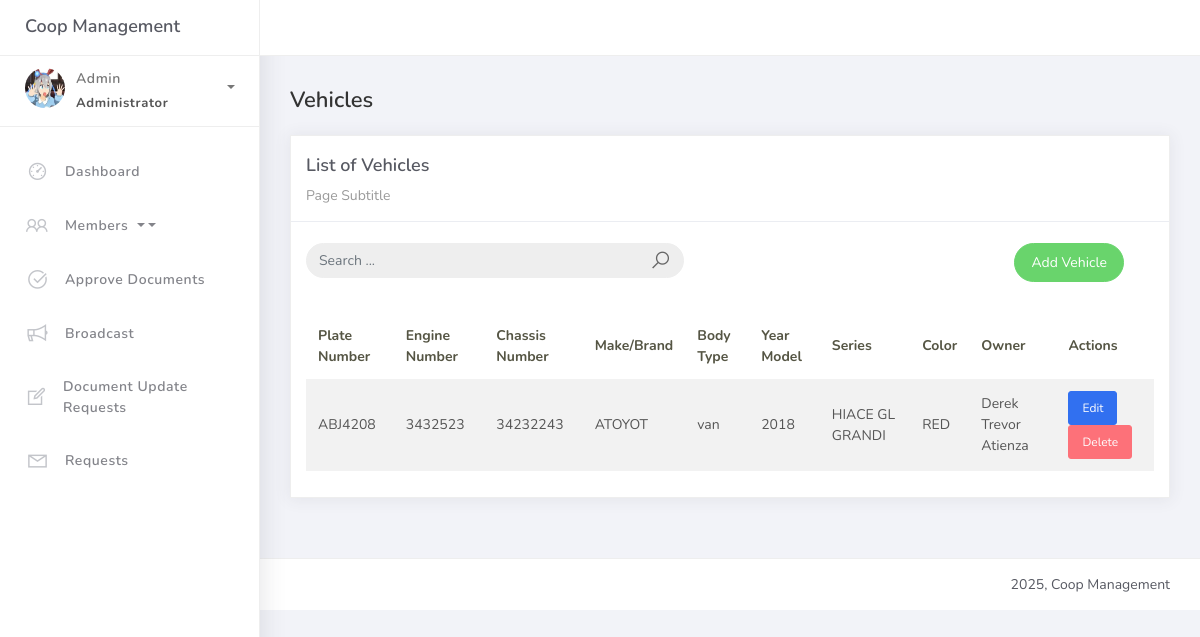
Screenshot of /vehicles/ (signed in) with the database file from the repository.
### coop/models.py (models this page shows, shortened)
class Vehicle(models.Model):
    plate_number = models.CharField(max_length=20, unique=True)
    engine_number = models.CharField(max_length=50, blank=True, null=True)
    chassis_number = models.CharField(max_length=50, blank=True, null=True)
    make_brand = models.CharField(max_length=100, blank=True, null=True)
    body_type = models.CharField(max_length=50, default="van", editable=False)
    year_model = models.PositiveIntegerField(blank=True, null=True)
    series = models.CharField(max_length=50, blank=True, null=True)
    color = models.CharField(max_length=30, blank=True, null=True)
    member = models.ForeignKey(Member, on_delete=models.SET_NULL, null=True, blank=True, related_name="vehicles")

class Member(models.Model):
    full_name = models.CharField(max_length=255)
    phone_number = models.CharField(max_length=20, unique=True)
    email = models.EmailField(unique=True)
    batch = models.ForeignKey(Batch, on_delete=models.CASCADE, related_name="members")
    batch_monitoring_number = models.PositiveIntegerField()
    is_dormant = models.BooleanField(default=False)
    user_account = models.OneToOneField(User, on_delete=models.SET_NULL, null=True, blank=True, related_name="member_profile")

### coop/views.py (the view, shortened to what this page needs)
# urls.py: path("vehicles/", views.VehicleListView.as_view(), name="vehicle_list"),
@method_decorator(login_required, name='dispatch')
class VehicleListView(ListView):
    model = Vehicle
    template_name = "vehiclelist.html"
    context_object_name = "object_list"
    paginate_by = 10
    def get_queryset(self):
        queryset = super().get_queryset()
        q = self.request.GET.get("q", "")
        return queryset
    def render_to_response(self, context, **response_kwargs):
        if self.request.headers.get('x-requested-with') == 'XMLHttpRequest':
            html = render_to_string(
                "includes/vehicle_table_rows.html", context, request=self.request
            )
            return JsonResponse({'html': html})
        return super().render_to_response(context, **response_kwargs)

### templates/vehiclelist.html (shortened to what this page needs)
{% extends 'base.html' %}
{% load static %}
{% block content %}
<div class="content">
    <div class="container-fluid">
        <h4 class="page-title">Vehicles</h4>
        <div class="row">
            <div class="col-md-12">
                <div class="card">
                    <div class="card-header">
                        <div class="card-title">List of Vehicles</div>
                        <div class="card-category">Page Subtitle</div>
                    </div>
                    <br />
                    <div class="col-md-12 row">
                        <div class="col-md-6">
                            <form class="navbar-left navbar-form nav-search mr-md-3" action="{% url 'vehicle_list' %}">
                                <div class="input-group">
                                    <input type="text" id="vehicle-search" placeholder="Search ..." class="form-control" name="q" autocomplete="off" />
                                    <div class="input-group-append">
                                        <span class="input-group-text">
                                            <i class="la la-search search-icon"></i>
                                        </span>
                                    </div>
                                </div>
                            </form>
                        </div>
                        <div class="col-md-6">
                            <div class="pull-right">
                                <a href="{% url 'vehicle_add' %}" class="btn btn-success btn-rounded"> Add Vehicle</a>
                            </div>
                        </div>
                    </div>
                    <div class="card-body">
                        <div id="vehicle-table-container">
                            <table class="table table-striped mt-3">
                                <thead>
                                    <tr>
                                        <th>Plate Number</th>
                                        <th>Engine Number</th>
                                        <th>Chassis Number</th>
                                        <th>Make/Brand</th>
                                        <th>Body Type</th>
                                        <th>Year Model</th>
                                        <th>Series</th>
                                        <th>Color</th>
                                        <th>Owner</th>
                                        <th>Actions</th>
                                    </tr>
                                </thead>
                                <tbody id="vehicle-table-body">
                                    {% for vehicle in object_list %}
                                    <tr>
                                        <td>{{ vehicle.plate_number }}</td>
                                        <td>{{ vehicle.engine_number }}</td>
                                        <td>{{ vehicle.chassis_number }}</td>
                                        <td>{{ vehicle.make_brand }}</td>
                                        <td>{{ vehicle.body_type }}</td>
                                        <td>{{ vehicle.year_model }}</td>
                                        <td>{{ vehicle.series }}</td>
                                        <td>{{ vehicle.color }}</td>
                                        <td>{% if vehicle.member %}{{ vehicle.member.full_name }}{% else %}N/A{% endif %}</td>
                                        <td>
                                            <a href="{% url 'vehicle_edit' vehicle.pk %}" class="btn btn-sm btn-primary">Edit</a>
                                            <a href="{% url 'vehicle_delete' vehicle.pk %}" class="btn btn-sm btn-danger">Delete</a>
                                        </td>
                                    </tr>
                                    {% empty %}
                                    <tr><td colspan="10">No vehicles found.</td></tr>
                                    {% endfor %}
                                </tbody>
                            </table>
                        </div>
                    </div>
                </div>
            </div>
        </div>
    </div>
</div>
{% endblock %}

### rows the page displays
Vehicle: plate_number "ABJ4208", engine_number "3432523", chassis_number "34232243", make_brand "ATOYOT", body_type "van", year_model "2018", series "HIACE GL GRANDI", color "RED", member.full_name "Derek Trevor Atienza"
